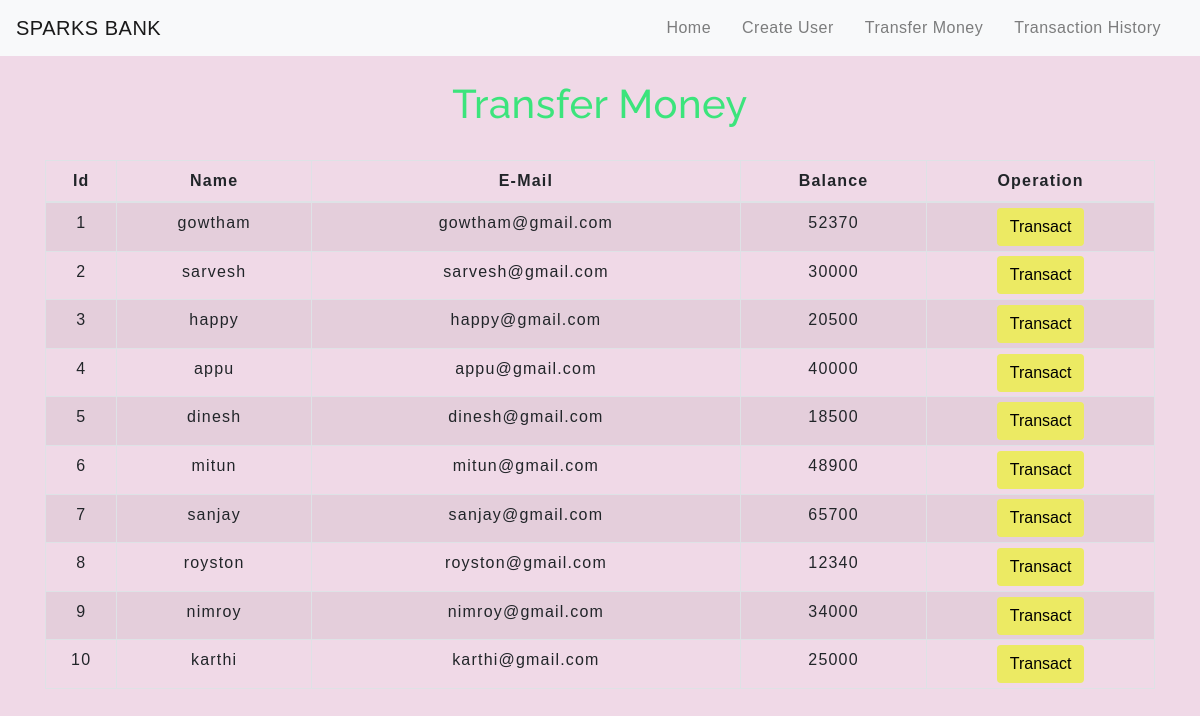
The app's page /transfermoney.php with its own data.
### tables this page shows
CREATE TABLE `users` (
  `id` int(20) NOT NULL,
  `name` varchar(20) NOT NULL,
  `email` varchar(30) NOT NULL,
  `balance` int(15) NOT NULL
);

### transfermoney.php (the view, shortened to what this page needs)
<!DOCTYPE html>
<html lang="en">
<head>
    <link rel="stylesheet" href="https://maxcdn.bootstrapcdn.com/bootstrap/4.0.0/css/bootstrap.min.css">
    <link rel="stylesheet" type="text/css" href="css/table.css">
    <link rel="stylesheet" type="text/css" href="css/navbar.css">
</head>
<body style="background-color:#F0D9E7">
<?php
    include 'config.php';
    $sql = "SELECT * FROM users";
    $result = mysqli_query($conn,$sql);
?>
<?php
  include 'navbar.php';
?>
<div class="container">
        <h2 class="text-center pt-4">Transfer Money</h2>
        <br>
            <div class="row">
                <div class="col">
                    <div class="table-responsive-sm">
                    <table class="table table-hover table-sm table-striped table-condensed table-bordered">
                        <thead>
                            <tr>
                            <th scope="col" class="text-center py-2">Id</th>
                            <th scope="col" class="text-center py-2">Name</th>
                            <th scope="col" class="text-center py-2">E-Mail</th>
                            <th scope="col" class="text-center py-2">Balance</th>
                            <th scope="col" class="text-center py-2">Operation</th>
                            </tr>
                        </thead>
                        <tbody>
                <?php
                    while($rows=mysqli_fetch_assoc($result)){
                ?>
                    <tr>
                        <td class="py-2"><?php echo $rows['id'] ?></td>
                        <td class="py-2"><?php echo $rows['name']?></td>
                        <td class="py-2"><?php echo $rows['email']?></td>
                        <td class="py-2"><?php echo $rows['balance']?></td>
                        <td><a href="selecteduserdetail.php?id= <?php echo $rows['id'] ;?>"> <button type="button" class="btn">Transact</button></a></td>
                    </tr>
                <?php
                    }
                ?>
                        </tbody>
                    </table>
                    </div>
                </div>
            </div>
         </div>
</body>
</html>

### css/table.css (style rules this page uses)
* { padding: 0; margin: 0; box-sizing: border-box; font-family: sans-serif; }
h2 { font-size: 40px; }
table { letter-spacing: 1.2px; }
td { text-align: center; }
button { border:none; background: #ecea63; transition: 1s; }

### css/navbar.css (style rules this page uses)
h2 { color: #3ce47c; letter-spacing: 0.5px; font-family: raleway; }

### transfermoney.php (style rules this page uses)
button { transition: 1.5s; }

### records on screen
users: id "1", name "gowtham", email "gowtham@gmail.com", balance "52370"
users: id "2", name "sarvesh", email "sarvesh@gmail.com", balance "30000"
users: id "3", name "happy", email "happy@gmail.com", balance "20500"
users: id "4", name "appu", email "appu@gmail.com", balance "40000"
users: id "5", name "dinesh", email "dinesh@gmail.com", balance "18500"
users: id "6", name "mitun", email "mitun@gmail.com", balance "48900"
users: id "7", name "sanjay", email "sanjay@gmail.com", balance "65700"
users: id "8", name "royston", email "royston@gmail.com", balance "12340"
users: id "9", name "nimroy", email "nimroy@gmail.com", balance "34000"
users: id "10", name "karthi", email "karthi@gmail.com", balance "25000"
